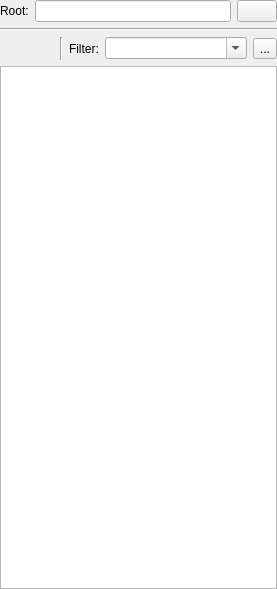
<?xml version="1.0" encoding="UTF-8"?>
<ui version="4.0">
 <class>FileSystemView</class>
 <widget class="QWidget" name="FileSystemView">
  <property name="geometry">
   <rect>
    <x>0</x>
    <y>0</y>
    <width>277</width>
    <height>589</height>
   </rect>
  </property>
  <property name="windowTitle">
   <string>Form</string>
  </property>
  <layout class="QVBoxLayout" name="verticalLayout">
   <property name="leftMargin">
    <number>0</number>
   </property>
   <property name="topMargin">
    <number>0</number>
   </property>
   <property name="rightMargin">
    <number>0</number>
   </property>
   <property name="bottomMargin">
    <number>0</number>
   </property>
   <item>
    <widget class="QWidget" name="widget" native="true">
     <layout class="QGridLayout" name="gridLayout">
      <property name="leftMargin">
       <number>0</number>
      </property>
      <property name="topMargin">
       <number>0</number>
      </property>
      <property name="rightMargin">
       <number>0</number>
      </property>
      <property name="bottomMargin">
       <number>0</number>
      </property>
      <item row="1" column="1">
       <widget class="QLineEdit" name="rootField"/>
      </item>
      <item row="1" column="2">
       <widget class="QPushButton" name="setRootButton">
        <property name="toolTip">
         <string>&lt;html&gt;&lt;head/&gt;&lt;body&gt;&lt;p&gt;Browse for file system root&lt;/p&gt;&lt;/body&gt;&lt;/html&gt;</string>
        </property>
        <property name="text">
         <string/>
        </property>
        <property name="icon">
         <iconset theme="folder">
          <normaloff>.</normaloff>.</iconset>
        </property>
       </widget>
      </item>
      <item row="1" column="0">
       <widget class="QLabel" name="label">
        <property name="text">
         <string>Root:</string>
        </property>
       </widget>
      </item>
      <item row="2" column="0" colspan="3">
       <widget class="Line" name="line">
        <property name="orientation">
         <enum>Qt::Horizontal</enum>
        </property>
       </widget>
      </item>
      <item row="3" column="0" colspan="3">
       <widget class="QWidget" name="widget_3" native="true">
        <layout class="QHBoxLayout" name="horizontalLayout_2">
         <property name="leftMargin">
          <number>0</number>
         </property>
         <property name="topMargin">
          <number>0</number>
         </property>
         <property name="rightMargin">
          <number>0</number>
         </property>
         <property name="bottomMargin">
          <number>0</number>
         </property>
         <item>
          <widget class="QToolButton" name="openSelectionButton">
           <property name="toolTip">
            <string>&lt;html&gt;&lt;head/&gt;&lt;body&gt;&lt;p&gt;Open selected files&lt;/p&gt;&lt;/body&gt;&lt;/html&gt;</string>
           </property>
           <property name="text">
            <string/>
           </property>
           <property name="icon">
            <iconset theme="document-open">
             <normaloff>.</normaloff>.</iconset>
           </property>
           <property name="autoRaise">
            <bool>true</bool>
           </property>
          </widget>
         </item>
         <item>
          <widget class="QToolButton" name="copySelectionToListButton">
           <property name="toolTip">
            <string>&lt;html&gt;&lt;head/&gt;&lt;body&gt;&lt;p&gt;Copy selected filenames to file list&lt;/p&gt;&lt;/body&gt;&lt;/html&gt;</string>
           </property>
           <property name="text">
            <string/>
           </property>
           <property name="icon">
            <iconset theme="list-add">
             <normaloff>.</normaloff>.</iconset>
           </property>
           <property name="autoRaise">
            <bool>true</bool>
           </property>
          </widget>
         </item>
         <item>
          <widget class="Line" name="line_2">
           <property name="orientation">
            <enum>Qt::Vertical</enum>
           </property>
          </widget>
         </item>
         <item>
          <widget class="QLabel" name="label_2">
           <property name="text">
            <string>Filter:</string>
           </property>
          </widget>
         </item>
         <item>
          <widget class="QComboBox" name="filterBox">
           <property name="sizePolicy">
            <sizepolicy hsizetype="Expanding" vsizetype="Fixed">
             <horstretch>0</horstretch>
             <verstretch>0</verstretch>
            </sizepolicy>
           </property>
           <property name="editable">
            <bool>true</bool>
           </property>
           <property name="insertPolicy">
            <enum>QComboBox::InsertAlphabetically</enum>
           </property>
          </widget>
         </item>
         <item>
          <widget class="QToolButton" name="clearFilterButton">
           <property name="toolTip">
            <string>&lt;html&gt;&lt;head/&gt;&lt;body&gt;&lt;p&gt;Clear list of filters&lt;/p&gt;&lt;/body&gt;&lt;/html&gt;</string>
           </property>
           <property name="text">
            <string>...</string>
           </property>
           <property name="icon">
            <iconset resource="icons.qrc">
             <normaloff>:/resources/icons/edit-clear-list.png</normaloff>:/resources/icons/edit-clear-list.png</iconset>
           </property>
          </widget>
         </item>
        </layout>
       </widget>
      </item>
     </layout>
    </widget>
   </item>
   <item>
    <widget class="QTreeView" name="filesystemView">
     <property name="contextMenuPolicy">
      <enum>Qt::CustomContextMenu</enum>
     </property>
     <property name="editTriggers">
      <set>QAbstractItemView::NoEditTriggers</set>
     </property>
     <property name="selectionMode">
      <enum>QAbstractItemView::ExtendedSelection</enum>
     </property>
    </widget>
   </item>
  </layout>
 </widget>
 <resources>
  <include location="icons.qrc"/>
 </resources>
 <connections/>
</ui>
